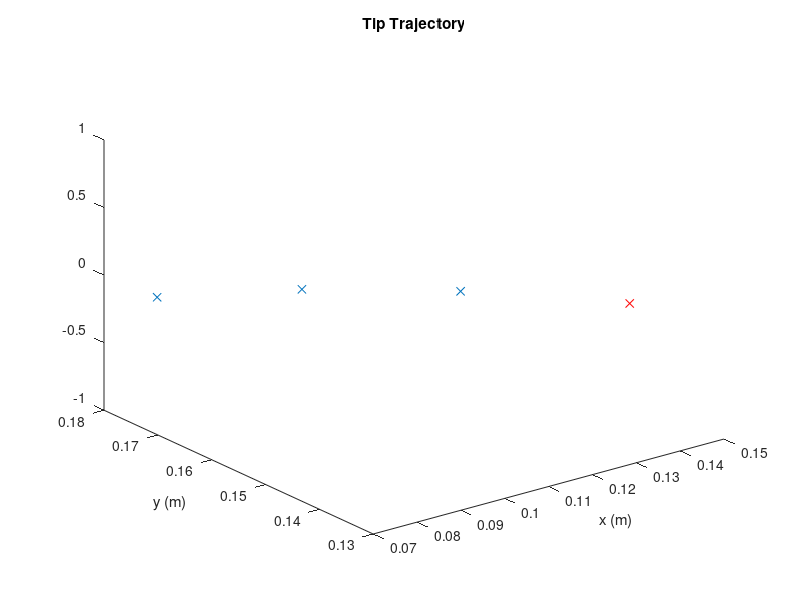
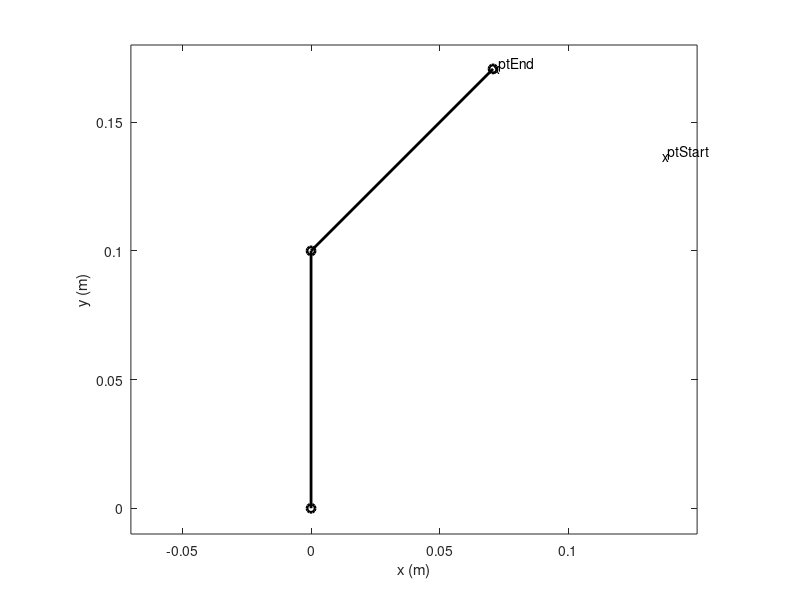
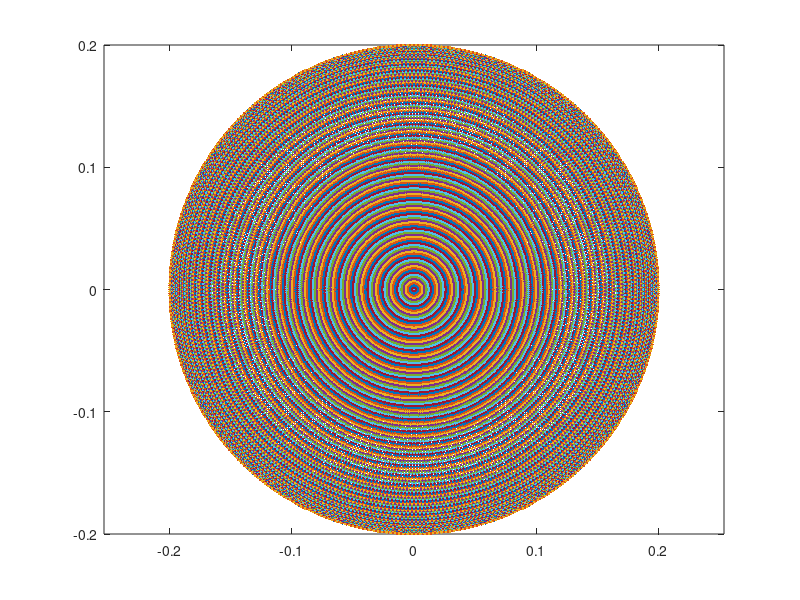

MATLAB code for these plots, in order:
%%%%%%%%%%% Robotic Systems %%%%%%%%%
%%%%%%%%%%%%%% October 2019 %%%%%%%%%%%%%
% The following code simulates the forward kinematics of a simple 2DOF
% serial manipulator. Figure 2 shows its movement from start to end
% position, Figure 1 shows the location of its end effector at points of
% its trajectory and Figure 3 shows the maximum potential workspace of the
% arm's end effector.

clear all
close all
clc
disp('The following code simulates the forward kinematics of a simple 2DOF')
disp('serial manipulator. Figure 2 shows its movement from start to end position,')
disp('Figure 1 shows the location of its end effector at points of its trajectory')
disp('and Figure 3 shows the maximum potential workspace of its end effector')

%% A series of joint angles
% The following variables are defined in the form of column-vectors with
% 4 rows each. Each row represents a different position (angle) of the joint.
% e.g. inititally we hae 60 degrees for q1 and -30 for q2.
q1 = [60 70 80 90]'*pi/180 ;
q2 = [-30 -35 -40 -45]'*pi/180 ;
q = [ q1 q2 ] ;


%% Links Lengths
l1 = 0.1 ;
l2 = 0.1 ;

%% Trigonometric abbreviations
c1 = cos(q1);
c2 = cos(q2);
c12 = cos(q1+q2);

s1= sin(q1);
s2 = sin(q2);
s12 = sin(q1+q2);

%% Tip position
% These equations are derived from the Forward Kinematic model of the 2DOF
% robot
xt = l1*c1+l2*c12 ;
yt = l1*s1+l2*s12 ;

pt = [ xt yt ] ;

%%%%%%%%%%%%%%%%%%%%%%%%%%%%%%%%%%%%%%%%%%%%%%%%%%%%%%%%%%%%%%%%%%%%%%%%%
%% Plot the trajectory of the end-effector
figure (1)
% set(1,'position',[680 558 560 420])

plot3(pt(1,1),pt(1,2),0,'rx')       % plot the first position of the robot's end effector
hold on
plot(pt(2:4,1),pt(2:4,2),'x')       % plot the 3 following positions of the robot's end effector
title('Tip Trajectory') ; xlabel('x (m)') ; ylabel('y (m)') ;


%% Plot the robotic arm, in 4 different positions
figure (2) 
% set(2,'position',[116 190 560 420])

x1 = zeros(4,1) ;
y1 = zeros(4,1) ;

x2 = l1*c1 ;
y2 = l1*s1 ;


for i = 1:4
    xx = [ x1(i); x2(i); pt(i,1) ] ;
    yy = [ y1(i); y2(i); pt(i,2) ] ;
    
    plot(xx,yy,'ko-','Linewidth',2)
    axis equal
    hold on
        
   xlabel('x (m)') ; ylabel('y (m)') ;
   text(pt(1,1),pt(1,2),'x') ; text(pt(1,1) + 0.002,pt(1,2) + 0.002,'ptStart') ;
   text(pt(4,1),pt(4,2),'x') ; text(pt(4,1) + 0.002,pt(4,2) + 0.002,'ptEnd') ;
   axis([-0.07 0.15 -0.01 0.18])
   pause(0.5)
   hold off
   pause(0.1)
end

%%%%%%%%%%%%%%%%%%%%%%%%%%%%%%%%%%%%%%%%%%%%%%%%%%%%%%%%%%%%%%%%%%%%%%%%%
%% Workspace
q1 = 0:pi/180:2*pi-pi/180 ;
q2 = 0:pi/180:2*pi-pi/180 ;

cw1 = cos(q1);
sw1 = sin(q1);
cw12 = zeros(360,360) ;
sw12 = zeros(360,360);

%% Plot the workspace of the robot
figure (3)
% set(3,'position',[1243 190 560 420])

xwork = zeros(360,360) ; % reserving space for the variables, because
ywork = zeros(360,360) ; % otherwise they would be created later within a loop.

for i = 1:360	% for q1
    for j = 1:360   % for q2
        cw12(i,j) = cos(q1(1,i)+ q2(1,j));
        sw12(i,j) = sin(q1(1,i)+ q2(1,j));
        xwork(i,j) = l1*cw1(i)+l2*cw12(i,j) ;
        ywork(i,j) = l1*sw1(i)+l2*sw12(i,j) ;
    end
end

plot(xwork,ywork,'.')
axis equal